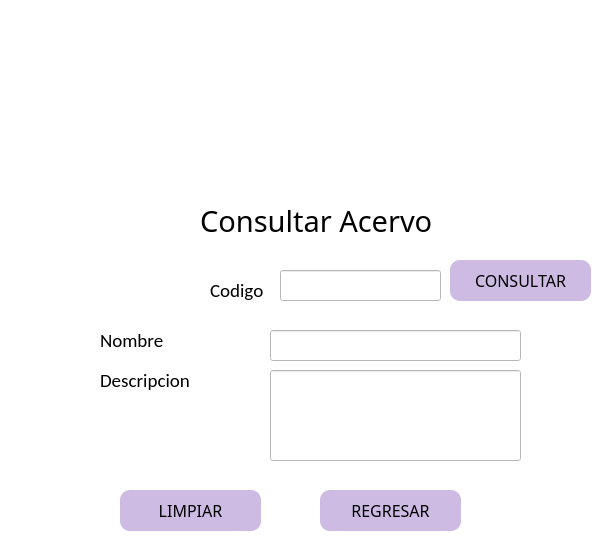
<?xml version="1.0" encoding="UTF-8"?>
<ui version="4.0">
 <class>MainWindow</class>
 <widget class="QMainWindow" name="MainWindow">
  <property name="geometry">
   <rect>
    <x>0</x>
    <y>0</y>
    <width>599</width>
    <height>557</height>
   </rect>
  </property>
  <property name="windowTitle">
   <string>MainWindow</string>
  </property>
  <property name="styleSheet">
   <string notr="true">background-color: rgb(255, 255, 255);</string>
  </property>
  <widget class="QWidget" name="centralwidget">
   <widget class="QPushButton" name="pbConsultar_ace">
    <property name="geometry">
     <rect>
      <x>450</x>
      <y>260</y>
      <width>141</width>
      <height>41</height>
     </rect>
    </property>
    <property name="font">
     <font>
      <family>Dubai Medium</family>
      <pointsize>12</pointsize>
     </font>
    </property>
    <property name="styleSheet">
     <string notr="true">QPushButton{

	background-color:rgb(205, 187, 227);
	border-radius:10px;
	border:10px;
}


QPushButton:hover{
background-color: rgb(170, 255, 127);
	border-radius:10px;
	border: 10px;
}</string>
    </property>
    <property name="text">
     <string>CONSULTAR</string>
    </property>
   </widget>
   <widget class="QPushButton" name="pbLimpiar_ace">
    <property name="geometry">
     <rect>
      <x>120</x>
      <y>490</y>
      <width>141</width>
      <height>41</height>
     </rect>
    </property>
    <property name="font">
     <font>
      <family>Dubai Medium</family>
      <pointsize>12</pointsize>
     </font>
    </property>
    <property name="styleSheet">
     <string notr="true">QPushButton{

	background-color:rgb(205, 187, 227);
	border-radius:10px;
	border:10px;
}


QPushButton:hover{
background-color: rgb(170, 255, 127);
	border-radius:10px;
	border: 10px;
}</string>
    </property>
    <property name="text">
     <string>LIMPIAR</string>
    </property>
   </widget>
   <widget class="QLabel" name="label">
    <property name="geometry">
     <rect>
      <x>200</x>
      <y>200</y>
      <width>231</width>
      <height>41</height>
     </rect>
    </property>
    <property name="font">
     <font>
      <family>Segoe MDL2 Assets</family>
      <pointsize>22</pointsize>
     </font>
    </property>
    <property name="text">
     <string>Consultar Acervo</string>
    </property>
   </widget>
   <widget class="QPushButton" name="pbRegresar_ace">
    <property name="geometry">
     <rect>
      <x>320</x>
      <y>490</y>
      <width>141</width>
      <height>41</height>
     </rect>
    </property>
    <property name="font">
     <font>
      <family>Dubai Medium</family>
      <pointsize>12</pointsize>
     </font>
    </property>
    <property name="styleSheet">
     <string notr="true">QPushButton{

	background-color:rgb(205, 187, 227);
	border-radius:10px;
	border:10px;
}


QPushButton:hover{
background-color: rgb(170, 255, 127);
	border-radius:10px;
	border: 10px;
}</string>
    </property>
    <property name="text">
     <string>REGRESAR</string>
    </property>
   </widget>
   <widget class="QLabel" name="label_2">
    <property name="geometry">
     <rect>
      <x>60</x>
      <y>10</y>
      <width>491</width>
      <height>101</height>
     </rect>
    </property>
    <property name="styleSheet">
     <string notr="true"/>
    </property>
    <property name="text">
     <string/>
    </property>
    <property name="pixmap">
     <pixmap>../imagenes/Logo.png</pixmap>
    </property>
    <property name="scaledContents">
     <bool>true</bool>
    </property>
   </widget>
   <widget class="QLineEdit" name="lineEdit_DescripcionAcervo">
    <property name="enabled">
     <bool>false</bool>
    </property>
    <property name="geometry">
     <rect>
      <x>270</x>
      <y>370</y>
      <width>251</width>
      <height>91</height>
     </rect>
    </property>
    <property name="font">
     <font>
      <pointsize>10</pointsize>
     </font>
    </property>
    <property name="tabletTracking">
     <bool>false</bool>
    </property>
    <property name="layoutDirection">
     <enum>Qt::LeftToRight</enum>
    </property>
    <property name="autoFillBackground">
     <bool>false</bool>
    </property>
    <property name="styleSheet">
     <string notr="true">QLineEdit{
border: .5px solid
}
</string>
    </property>
    <property name="text">
     <string/>
    </property>
    <property name="echoMode">
     <enum>QLineEdit::Normal</enum>
    </property>
    <property name="alignment">
     <set>Qt::AlignLeading|Qt::AlignLeft|Qt::AlignTop</set>
    </property>
   </widget>
   <widget class="QLabel" name="label_8">
    <property name="geometry">
     <rect>
      <x>210</x>
      <y>280</y>
      <width>61</width>
      <height>20</height>
     </rect>
    </property>
    <property name="font">
     <font>
      <family>Calibri</family>
      <pointsize>14</pointsize>
     </font>
    </property>
    <property name="text">
     <string>Codigo</string>
    </property>
   </widget>
   <widget class="QLabel" name="label_9">
    <property name="geometry">
     <rect>
      <x>100</x>
      <y>330</y>
      <width>91</width>
      <height>20</height>
     </rect>
    </property>
    <property name="font">
     <font>
      <family>Calibri</family>
      <pointsize>14</pointsize>
     </font>
    </property>
    <property name="text">
     <string>Nombre</string>
    </property>
   </widget>
   <widget class="QLineEdit" name="lineEdit_nombreAcervo">
    <property name="enabled">
     <bool>false</bool>
    </property>
    <property name="geometry">
     <rect>
      <x>270</x>
      <y>330</y>
      <width>251</width>
      <height>31</height>
     </rect>
    </property>
    <property name="font">
     <font>
      <pointsize>10</pointsize>
     </font>
    </property>
    <property name="styleSheet">
     <string notr="true">QLineEdit{
border: .5px solid
}
</string>
    </property>
   </widget>
   <widget class="QLabel" name="label_3">
    <property name="geometry">
     <rect>
      <x>100</x>
      <y>370</y>
      <width>111</width>
      <height>20</height>
     </rect>
    </property>
    <property name="font">
     <font>
      <family>Calibri</family>
      <pointsize>14</pointsize>
     </font>
    </property>
    <property name="text">
     <string>Descripcion</string>
    </property>
   </widget>
   <widget class="QLineEdit" name="lineEdit_codigoA">
    <property name="geometry">
     <rect>
      <x>280</x>
      <y>270</y>
      <width>161</width>
      <height>31</height>
     </rect>
    </property>
    <property name="font">
     <font>
      <pointsize>10</pointsize>
     </font>
    </property>
    <property name="styleSheet">
     <string notr="true">QLineEdit{
border: .5px solid
}
</string>
    </property>
   </widget>
  </widget>
 </widget>
 <tabstops>
  <tabstop>pbConsultar_ace</tabstop>
  <tabstop>pbLimpiar_ace</tabstop>
 </tabstops>
 <resources/>
 <connections/>
</ui>
